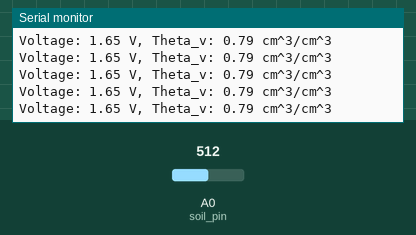
This sketch was run on a simulated Arduino Uno, built with avr-gcc and run on an emulated ATmega328P. Shown: the last lines printed to the serial monitor. Inputs (shaded band) come from the test bench; at power-on: A0 (soil_pin) = 512.

Above: at 1.2 s.
1.3 s: A0 (soil_pin) set to 0
At 1.32 s:
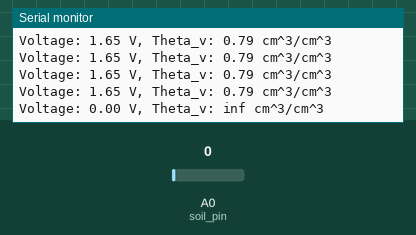
3.2 s: A0 (soil_pin) set to 122
At 3.24 s:
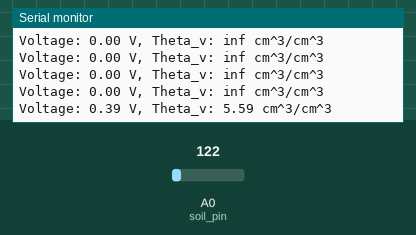
6.2 s: A0 (soil_pin) set to 0
At 6.27 s:
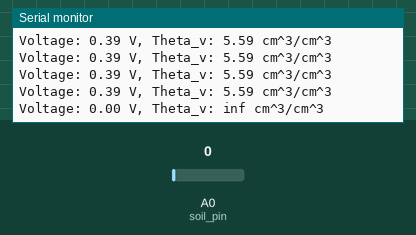

The sketch:

vol_water_content.ino
```cpp
// Simple Arduino code to predict volumetric
// water content in soil using a capacitive
// soil moisture sensor
//
int soil_pin = A0; // AOUT pin on sensor

float slope = 2.48; // slope from linear fit
float intercept = -0.71; // intercept from linear fit

void setup() {
  Serial.begin(9600); // serial port setup
  analogReference(EXTERNAL); // set the analog reference to 3.3V
}

void loop() {
  float voltage,vol_water_cont; // preallocate to approx. voltage and theta_v
  Serial.print("Voltage: ");
  voltage = (float(analogRead(soil_pin))/1023.0)*3.3;
  Serial.print(voltage); // read sensor
  Serial.print(" V, Theta_v: ");
  vol_water_cont = ((1.0/voltage)*slope)+intercept; // calc of theta_v (vol. water content)
  Serial.print(vol_water_cont);
  Serial.println(" cm^3/cm^3"); // cm^3/cm^3
  delay(100); // slight delay between readings
}
```

Measured:
- after the input at 1.3 s, the serial monitor: prints a new line at once (image 1)
- after the input at 3.2 s, the serial monitor: prints a new line at once (image 2)
- after the input at 6.2 s, the serial monitor: prints a new line after 0.07 s (image 3)
